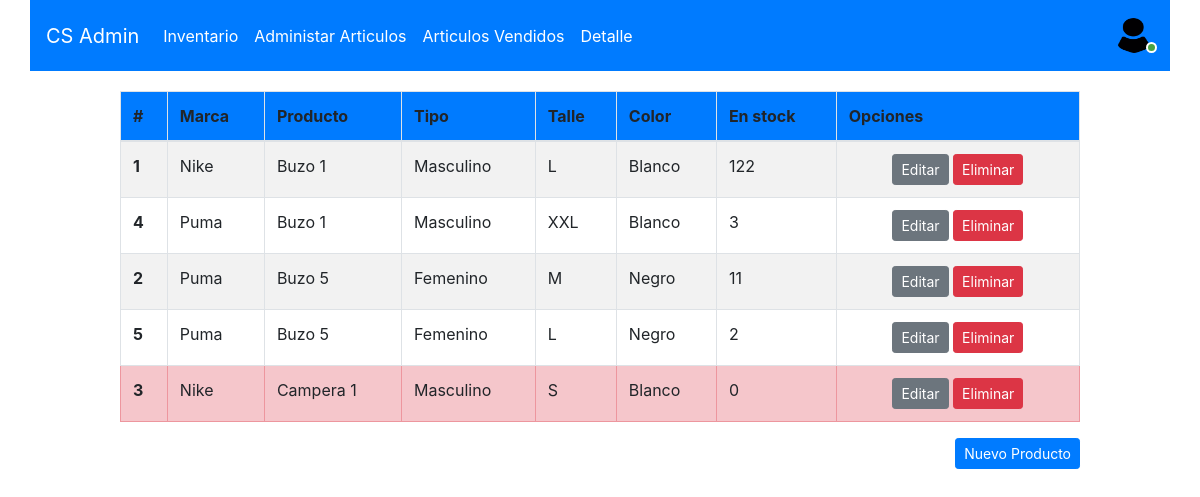
The app's page /inventario/stock/ (signed in), older data.
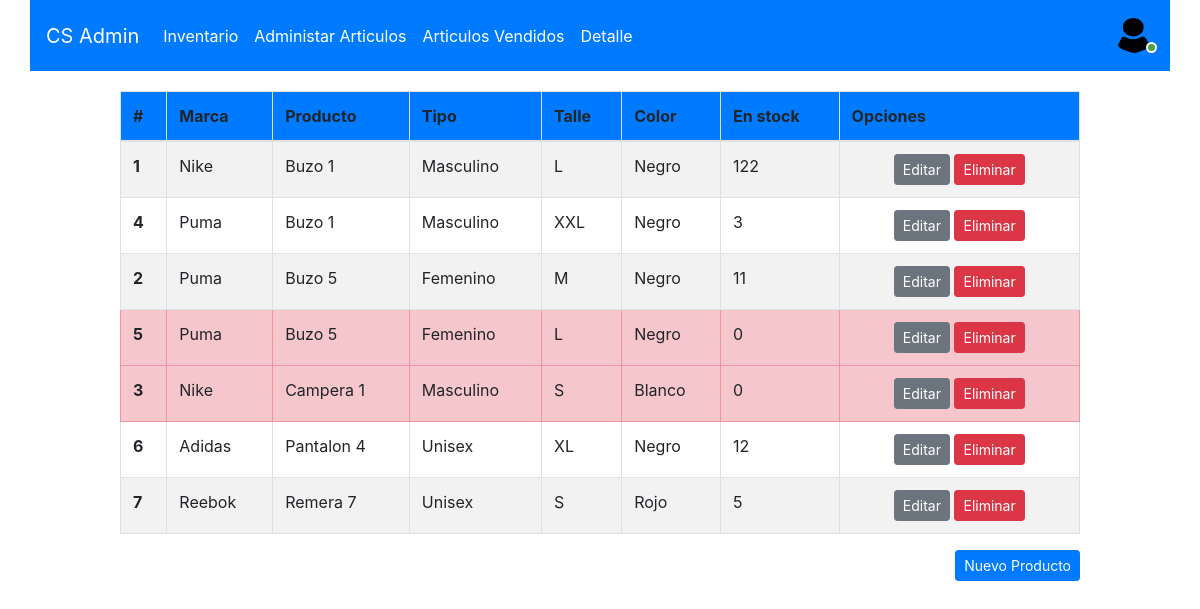
The same page, newer data.
### inventario/models.py (models this page shows, shortened)
class Producto(models.Model):
    foto = models.ImageField(upload_to="ropa")
    nombre = models.CharField(max_length=40)
    precio = models.DecimalField(max_digits=9,decimal_places=2)
    cantidad = models.IntegerField(null=False,blank=False)
    descripcion = models.TextField(max_length=200)
    marca = models.ForeignKey(Marca,on_delete=models.CASCADE)
    tipo = models.ForeignKey(Tipo,on_delete=models.CASCADE)
    talla = models.ForeignKey(Talla,on_delete=models.CASCADE)
    color = models.ForeignKey(Color,on_delete=models.CASCADE)
    class Meta:
        ordering = ['nombre']
    def display_tipo(self):
        return ', '.join(cat.tipo for cat in self.tipo.all())
    display_tipo.short_description = 'Tipos'

class Marca(models.Model):
    nombre = models.CharField(max_length=50)
    class Meta:
        ordering = ['nombre']
    def __str__(self):
        return '%s' %self.nombre

class Tipo(models.Model):
    nombre = models.CharField(max_length=20)
    class Meta:
        ordering = ['nombre']
    def __str__(self):
        return '%s' %self.nombre

class Talla(models.Model):
    nombre = models.CharField(max_length=50)
    class Meta:
        ordering = ['nombre']
    def __str__(self):
        return '%s' %self.nombre

class Color(models.Model):
    nombre = models.CharField(max_length=50)
    class Meta:
        ordering = ['nombre']
    def __str__(self):
        return '%s' %self.nombre

### inventario/views.py (the view)
# urls.py: path('stock/', login_required(views.stock), name='stock'),
def stock(request):
    productos = Producto.objects.all()
    if request.method == 'POST':
        formulario = ProductoForm(request.POST, request.FILES)
        if formulario.is_valid():
            producto = formulario.save(commit=False)
            producto.foto = formulario.cleaned_data['foto']
            producto.nombre = formulario.cleaned_data['nombre']
            producto.precio = formulario.cleaned_data['precio']
            producto.cantidad = formulario.cleaned_data['cantidad']
            producto.descripcion = formulario.cleaned_data['descripcion']
            producto.marca = formulario.cleaned_data['marca']
            producto.tipo = formulario.cleaned_data['tipo']
            producto.talla = formulario.cleaned_data['talla']
            producto.color = formulario.cleaned_data['color']
            producto.save()
            return redirect('stock')
    else:
        formulario = ProductoForm()
    return render(request,'stock.html',{'productos':productos,'formulario':formulario})

### inventario/templates/stock.html (shortened to what this page needs)
{% extends "base.html" %}
{% block page_content %}
{% block content %}
<div class="container-sec">
    {% if productos %}
    <table class="table table-striped table-bordered">
        <thead class ="bg-primary">
            <tr>
                <th scope="col">#</th>
                <th scope="col">Marca</th>
                <th scope="col">Producto</th>
                <th scope="col">Tipo</th>
                <th scope="col">Talle</th>
                <th scope="col">Color</th>
                <th scope="col">En stock</th>
                <th scope="col">Opciones</th>
            </tr>
        </thead>
        <tbody>
                {% for producto in productos %}
                {% if producto.cantidad == 0 %}
                <tr class="table-danger">
                {% else %}
                <tr>
                {% endif %}
                    <th scope="row">{{producto.id}}</th>
                    <td>{{producto.marca}}</td>
                    <td>{{producto.nombre}}</td>
                    <td>{{producto.tipo}}</td>
                    <td>{{producto.talla}}</td>
                    <td>{{producto.color}}</td>
                    <td>{{producto.cantidad}}</td>
                    <td>
                        <div class="container d-flex justify-content-center">
                            <a class="btn btn-sm btn-secondary" href="{% url 'producto_update' producto.id %}">Editar</a>
                            <a class="btn btn-sm btn-danger" href="" data-toggle="modal" data-target="#exampleModal{{producto.id}}">Eliminar</a>
                        </div>
                    </td>
                </tr>
                {% endfor %}
        </tbody>
    </table>
    {% else %}
    <h1 class="display-4">No se encuentran productos en stock</h1>
    {% endif %}
    <div class="d-flex justify-content-end">
        <a class="btn btn-sm btn-primary" href="" data-toggle="modal" data-target="#producto_new_modal">Nuevo Producto</a>
    </div>
</div>
{% endblock %}
{% endblock %}

Row changes from the older to the newer data that the page shows:
changed Producto id 1: color "Blanco" → "Negro"
changed Producto "XXL": color "Blanco" → "Negro"
changed Producto id 5: cantidad "2" → "0"
added Producto: id "6", marca "Adidas", nombre "Pantalon 4", tipo "Unisex", talla "XL", color "Negro", cantidad "12"
added Producto: id "7", marca "Reebok", nombre "Remera 7", tipo "Unisex", talla "S", color "Rojo", cantidad "5"
